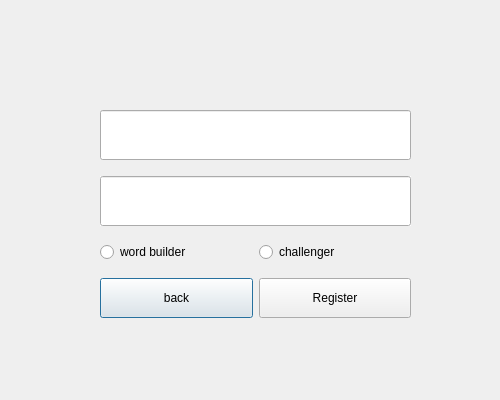
<?xml version="1.0" encoding="UTF-8"?>
<ui version="4.0">
 <class>RegisterDialogUi</class>
 <widget class="QDialog" name="RegisterDialogUi">
  <property name="geometry">
   <rect>
    <x>0</x>
    <y>0</y>
    <width>500</width>
    <height>400</height>
   </rect>
  </property>
  <property name="windowTitle">
   <string>Dialog</string>
  </property>
  <widget class="QWidget" name="gridLayoutWidget">
   <property name="geometry">
    <rect>
     <x>100</x>
     <y>100</y>
     <width>311</width>
     <height>231</height>
    </rect>
   </property>
   <layout class="QGridLayout" name="gridLayout">
    <item row="4" column="0">
     <layout class="QHBoxLayout" name="horizontalLayout_4">
      <item>
       <widget class="QtMaterialRaisedButton" name="backPushBotton">
        <property name="minimumSize">
         <size>
          <width>0</width>
          <height>40</height>
         </size>
        </property>
        <property name="text">
         <string>back</string>
        </property>
       </widget>
      </item>
      <item>
       <widget class="QtMaterialRaisedButton" name="registerPushButton">
        <property name="minimumSize">
         <size>
          <width>0</width>
          <height>40</height>
         </size>
        </property>
        <property name="text">
         <string>Register</string>
        </property>
       </widget>
      </item>
     </layout>
    </item>
    <item row="2" column="0">
     <widget class="QtMaterialTextField" name="passwordLineEdit">
      <property name="sizePolicy">
       <sizepolicy hsizetype="Expanding" vsizetype="Maximum">
        <horstretch>0</horstretch>
        <verstretch>0</verstretch>
       </sizepolicy>
      </property>
      <property name="minimumSize">
       <size>
        <width>0</width>
        <height>50</height>
       </size>
      </property>
      <property name="autoFillBackground">
       <bool>true</bool>
      </property>
     </widget>
    </item>
    <item row="3" column="0">
     <layout class="QHBoxLayout" name="horizontalLayout_3">
      <item>
       <widget class="QtMaterialRadioButton" name="wordRadioButton">
        <property name="text">
         <string>word builder</string>
        </property>
       </widget>
      </item>
      <item>
       <widget class="QtMaterialRadioButton" name="challengerRadioButton">
        <property name="text">
         <string>challenger</string>
        </property>
       </widget>
      </item>
     </layout>
    </item>
    <item row="1" column="0">
     <widget class="QtMaterialTextField" name="usernameLineEdit">
      <property name="sizePolicy">
       <sizepolicy hsizetype="MinimumExpanding" vsizetype="Fixed">
        <horstretch>29</horstretch>
        <verstretch>29</verstretch>
       </sizepolicy>
      </property>
      <property name="minimumSize">
       <size>
        <width>4</width>
        <height>50</height>
       </size>
      </property>
     </widget>
    </item>
   </layout>
  </widget>
 </widget>
 <customwidgets>
  <customwidget>
   <class>QtMaterialRadioButton</class>
   <extends>QRadioButton</extends>
   <header location="global">qtmaterialradiobutton.h</header>
  </customwidget>
  <customwidget>
   <class>QtMaterialTextField</class>
   <extends>QLineEdit</extends>
   <header location="global">qtmaterialtextfield.h</header>
  </customwidget>
  <customwidget>
   <class>QtMaterialRaisedButton</class>
   <extends>QPushButton</extends>
   <header location="global">qtmaterialraisedbutton.h</header>
  </customwidget>
 </customwidgets>
 <resources/>
 <connections/>
</ui>
